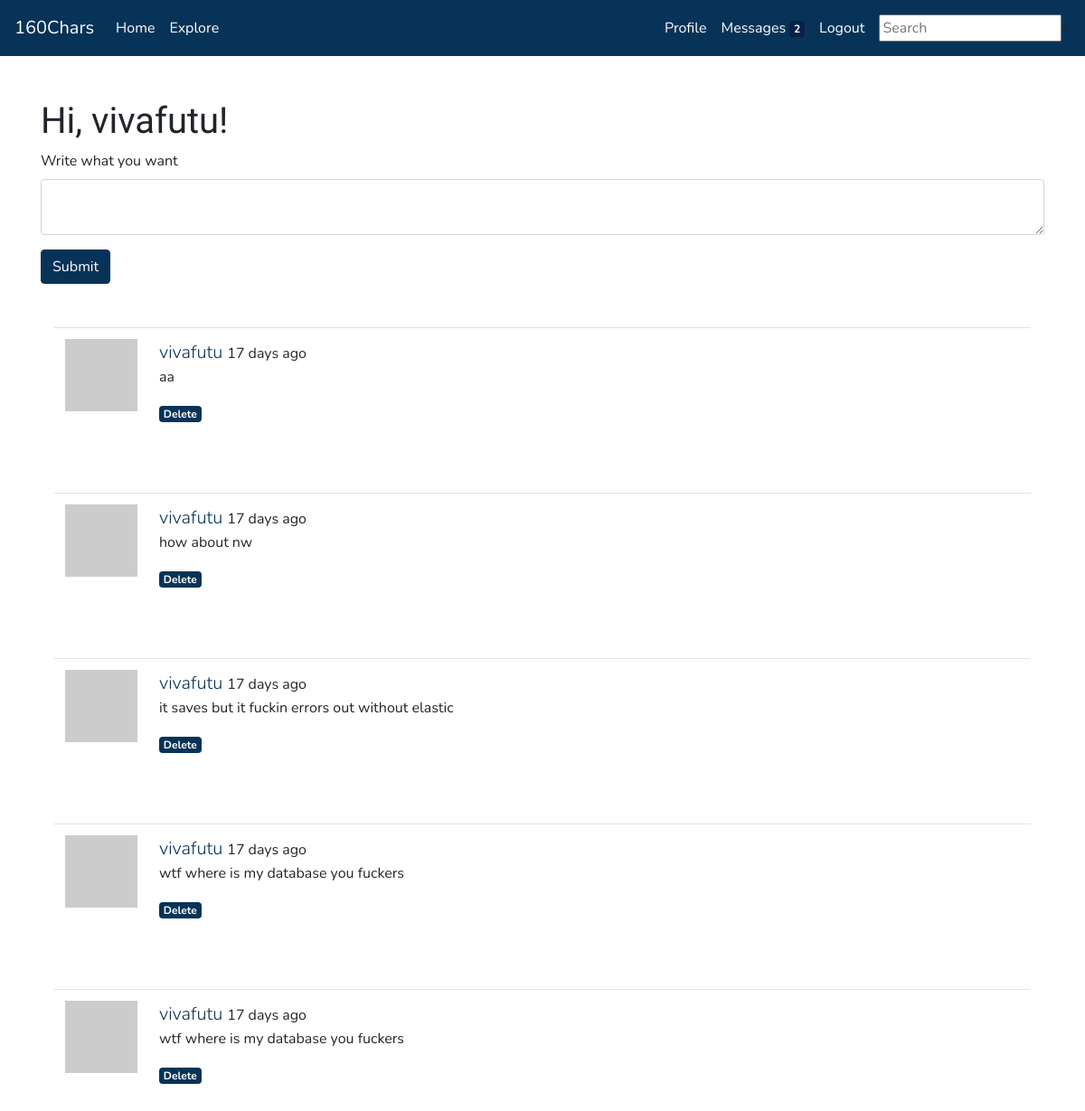
The app's page /index (signed in) with its own data.
### app/models.py (models this page shows, shortened)
class User(UserMixin, db.Model):
    id = db.Column(db.Integer, primary_key=True)
    username = db.Column(db.String(64), index=True, unique=True)
    email = db.Column(db.String(120), index=True, unique=True)
    password_hash = db.Column(db.String(128))
    posts = db.relationship('Post', backref='author', lazy='dynamic')
    about_me = db.Column(db.String(160))
    last_seen = db.Column(db.DateTime, default=datetime.utcnow)
    followed = db.relationship(
        'User', secondary=followers,
        primaryjoin=(followers.c.follower_id == id),
        secondaryjoin=(followers.c.followed_id == id),
        backref=db.backref('followers', lazy='dynamic'), lazy='dynamic')
    messages_sent = db.relationship('Message',
                                        foreign_keys='Message.sender_id',
                                        backref='author', lazy='dynamic')
    messages_received = db.relationship('Message',
                                            foreign_keys='Message.recipient_id',
                                            backref='recipient', lazy='dynamic')
    last_message_read_time = db.Column(db.DateTime)
    notifications = db.relationship('Notification', backref='user',
                                    lazy='dynamic')
    def avatar(self, size):
        digest = md5(self.email.lower().encode('utf-8')).hexdigest()
        return 'https://www.gravatar.com/avatar/{}?d=identicon&s={}'.format(
            digest, size)
    def followed_posts(self):
        followed = Post.query.join(
            followers, (followers.c.followed_id == Post.user_id)).filter(
                followers.c.follower_id == self.id)
        own = Post.query.filter_by(user_id=self.id)
        return followed.union(own).order_by(Post.timestamp.desc())
    def new_messages(self):
        last_read_time = self.last_message_read_time or datetime(1900, 1, 1)
        return Message.query.filter_by(recipient=self).filter(
            Message.timestamp > last_read_time).count()

class SearchableMixin(object):
    @classmethod
    def search(cls, expression, page, per_page):
        ids, total = query_index(cls.__tablename__, expression, page, per_page)
        if total == 0:
            return cls.query.filter_by(id=0), 0
        when = []
        for i in range(len(ids)):
            when.append((ids[i], i))
        return cls.query.filter(cls.id.in_(ids)).order_by(
            db.case(when, value=cls.id)), total

class Post(SearchableMixin, db.Model):
    id = db.Column(db.Integer, primary_key=True)
    body = db.Column(db.String(160))
    timestamp = db.Column(db.DateTime, index=True, default=datetime.utcnow)
    user_id = db.Column(db.Integer, db.ForeignKey('user.id'))
    __searchable__ = ['body']

### app/main/routes.py (the view)
@bp.route('/', methods=['GET', 'POST'])
@bp.route('/index', methods=['GET', 'POST'])
@login_required
def index():
    form = PostForm()
    if form.validate_on_submit():
        post = Post(body=form.post.data, author=current_user)
        db.session.add(post)
        db.session.commit()
        flash('Your post is now live!')
        return redirect(url_for('main.index'))
    page = request.args.get('page', 1, type=int)
    posts = current_user.followed_posts().paginate(
        page, current_app.config['POSTS_PER_PAGE'], False)
    next_url = url_for('main.index', page=posts.next_num) \
        if posts.has_next else None
    prev_url = url_for('main.index', page=posts.prev_num) \
        if posts.has_prev else None
    return render_template('index.html', title='Home', form=form,
                            posts=posts.items, next_url=next_url,
                            prev_url=prev_url)

### app/main/forms.py
class SearchForm(FlaskForm):
    q = StringField('Search', validators=[DataRequired()])
    def __init__(self, *args, **kwargs):
        if 'formdata' not in kwargs:
            kwargs['formdata'] = request.args
        if 'csrf_enabled' not in kwargs:
            kwargs['csrf_enabled'] = False
        super(SearchForm, self).__init__(*args, **kwargs)

class PostForm(FlaskForm):
    post = TextAreaField('Write what you want', validators=[
        DataRequired(), Length(min=1, max=160)])
    submit = SubmitField('Submit')

### app/main/routes.py (called while the page is built)
@bp.before_app_request
def before_request():
    if current_user.is_authenticated:
        current_user.last_seen = datetime.utcnow()
        db.session.commit()
        g.search_form = SearchForm()

### app/models.py (called while the page is built)
@login.user_loader
def load_user(id):
    return User.query.get(int(id))

### app/templates/index.html (shortened to what this page needs)
{% extends "base.html" %}
{% from 'bootstrap/form.html' import render_form %}
{% block content %}
    <div class="container">
        <h1>Hi, {{ current_user.username }}!</h1>
        {% if form %}
            {{ render_form(form) }}
        {% endif %}
    {% for post in posts %}
        <div class="container pt-5">
            {% include '_post.html' %}
        </div>
    {% endfor %}
    </div>
{% endblock %}

### app/templates/_post.html
<table class="table table-hover">
    <tr>
        <td width="70px">
            <a href="{{ url_for('main.user', username=post.author.username) }}">
                <img src="{{ post.author.avatar(70) }}" />
            </a>
        </td>
        <td>
            <span class="user_popup">
                <a class="lead" href="{{ url_for('main.user', username=post.author.username) }}">
                    {{ post.author.username }}
                </a>
            </span>
            {{ moment(post.timestamp).fromNow() }}
            <p>{{ post.body }}</p>
            {% if post.author.username == current_user.username %}
            <a href="#"><span class="badge badge-primary">Delete</span></a>
            {% endif %}
        </td>
    </tr>
</table>

### records on screen
User: username "vivafutu"
Post: author.username "vivafutu", timestamp "17 days ago", body "aa"
Post: author.username "vivafutu", timestamp "17 days ago", body "how about nw"
Post: author.username "vivafutu", timestamp "17 days ago", body "it saves but it fuckin errors out without elastic"
Post: author.username "vivafutu", timestamp "17 days ago", body "wtf where is my database you fuckers"
Post: author.username "vivafutu", timestamp "17 days ago", body "wtf where is my database you fuckers"

### other values on screen
{{ new_messages }} "2"
